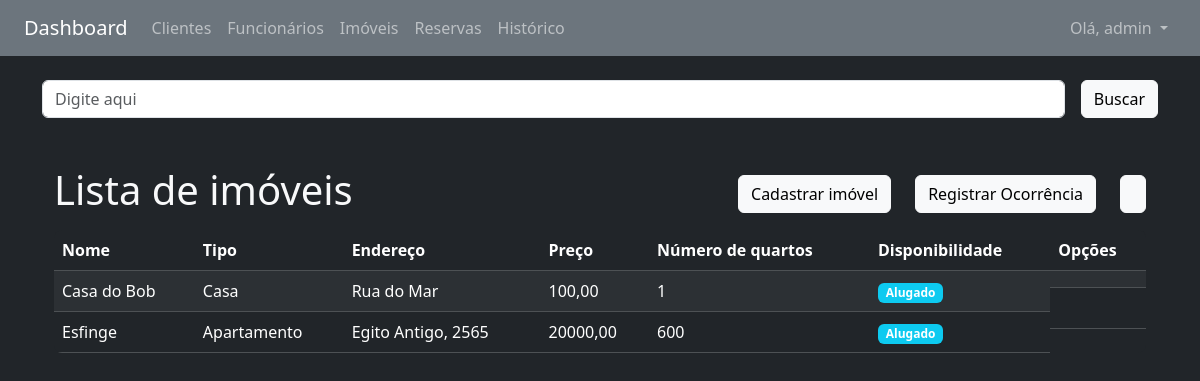
The app's page /imoveis/nome/ (signed in) with its own data.
### imoveis/models.py (models this page shows, shortened)
class Imovel(models.Model):
    TIPO_CHOICES = [
        ('AP', 'Apartamento'),
        ('CA', 'Casa'),
        ('SC', 'Sala Comercial'),
    ]
    tipo = models.CharField(max_length=2, choices=TIPO_CHOICES)
    nome = models.CharField(max_length=100)
    endereco = models.CharField(max_length=255)
    preco = models.DecimalField(max_digits=10, decimal_places=2)
    qtyQuartos = models.IntegerField()
    foto = StdImageField(
        upload_to='fotos/imoveis',
        variations={'thumb': (150, 150), 'medium': (300, 300)},
        blank=True,
        null=True
    )
    disponibilidade = models.BooleanField(default=True)
    ativo = models.BooleanField(default=True)

### imoveis/views.py (the view)
# urls.py: path('imoveis/', include('imoveis.urls')),
@login_required
def imoveis(request, campo):
    query = request.GET.get('busca', '')
    if campo == 'nome' and query:
        imoveis = Imovel.objects.filter(nome__icontains=query)
    else:
        imoveis = Imovel.objects.filter()
    if campo:
        campo_ordenacao = ORDENACAO_IMOVEIS_LOOKUP.get(campo)
        imoveis = imoveis.order_by(campo_ordenacao)
    dados = {'imoveis': imoveis, 'ativos': True, 'query': query}
    return render(request, 'imoveis/lista.html', dados)

### imoveis/templates/imoveis/lista.html (shortened to what this page needs)
{% extends 'base.html' %}
{% load heroicons %}
{% block content %}
{% include 'partials/_busca.html' %}
<div class="container-sm mt-5 d-flex justify-content-between align-items-center">
    <h1 class="h1">Lista de imóveis</h1>
    <div class="d-flex gap-4">
        <a href="{% url 'imoveis:cadastrar' %}" class="btn btn-light">
            {% heroicon_outline "key" %} Cadastrar imóvel
        </a>
        <a href="{% url 'ocorrencias:registrar' %}" class="btn btn-light">Registrar Ocorrência</a>
        <a href="{% url 'imoveis:lista_filtro' %}" class="btn btn-light">{% heroicon_outline "funnel" %}</a>
    </div>
</div>
<div class="container-sm mt-2">
    <div class="bg-dark rounded-3 overflow-hidden">
        <table cellpadding="5" cellspacing="1" class="table table-dark table-striped mb-0">
            <thead>
                <tr>
                    <th>Nome</th>
                    <th>Tipo</th>
                    <th>Endereço</th>
                    <th>Preço</th>
                    <th>Número de quartos</th>
                    <th>Disponibilidade</th>
                    <th>Opções</th>
                </tr>
            </thead>
            <tbody>
                {% for imovel in imoveis %}
                <tr>
                    <td>{{ imovel.nome }}</td>
                    <td>{{ imovel.get_tipo_display }}</td>
                    <td>{{ imovel.endereco }}</td>
                    <td>{{ imovel.preco }}</td>
                    <td>{{ imovel.qtyQuartos }}</td>
                    <td>
                        {% if imovel.disponibilidade %}
                        <strong class="badge bg-success">Disponível</strong>
                        {% else %}
                        <strong class="badge bg-info">Alugado</strong>
                        {% endif %}
                    </td>
                    <td class="d-flex gap-2 align-items-center">
                    </td>
                </tr>
                {% empty %}
                <tr>
                    <td colspan="6">Nenhum imóvel cadastrado.</td>
                </tr>
                {% endfor %}
            </tbody>
        </table>
    </div>
</div>
{% endblock %}

### core/templates/base.html (shortened to what this page needs)
<!DOCTYPE html>
<html lang="pt-br">
<head>
    <link href="https://cdn.jsdelivr.net/npm/bootstrap@5.3.6/dist/css/bootstrap.min.css" rel="stylesheet"
 />
</head>
<body class="bg-dark text-light">
    <nav class="navbar navbar-expand-lg navbar-dark bg-secondary px-4">
        <a class="navbar-brand" href="{% url 'core:index' %}">Dashboard</a>
        <div class="collapse navbar-collapse">
            <ul class="navbar-nav me-auto">
                <li class="nav-item">
                    <a class="nav-link" href="{% url 'clientes:lista' 'nome' %}">Clientes</a>
                </li>
                {% if user.is_superuser %}
                <li class="nav-item">
                    <a class="nav-link" href="{% url 'funcionarios:lista' 'nome' %}">Funcionários</a>
                </li>
                {% endif %}
                <li class="nav-item">
                    <a class="nav-link" href="{% url 'imoveis:lista' 'nome' %}">Imóveis</a>
                </li>
                <li class="nav-item">
                    <a class="nav-link" href="{% url 'reservas:lista' 'cliente' %}">Reservas</a>
                </li>
                <li class="nav-item">
                    <a class="nav-link" href="{% url 'historico_locacoes:lista' %}">Histórico</a>
                </li>
            </ul>
        </div>
        {% if user.is_authenticated %}
        <ul class="navbar-nav">
            <li class="nav-item dropdown">
                <a class="nav-link dropdown-toggle" href="#" id="userDropdown" role="button" data-bs-toggle="dropdown"
                    aria-expanded="false">
                    Olá, {{ user.username }}
                </a>
            </li>
        </ul>
        {% endif %}
    </nav>
    <main class="container py-4">
        {% include 'partials/_mensagem.html' %}
        {% block content %}{% endblock %}
    </main>
</body>
</html>

### records on screen
Imovel: nome "Casa do Bob", tipo "Casa", endereco "Rua do Mar", preco "100,00", qtyQuartos "1", disponibilidade "Alugado"
Imovel: nome "Esfinge", tipo "Apartamento", endereco "Egito Antigo, 2565", preco "20000,00", qtyQuartos "600", disponibilidade "Alugado"

### other values on screen
{{ user.username }} "admin"
